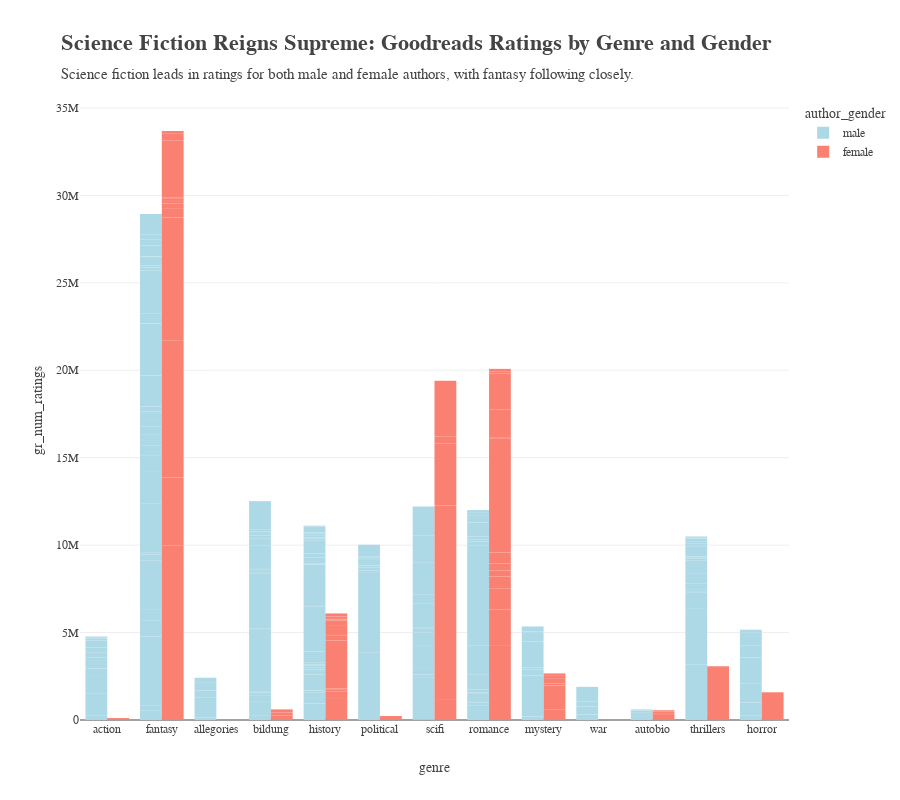
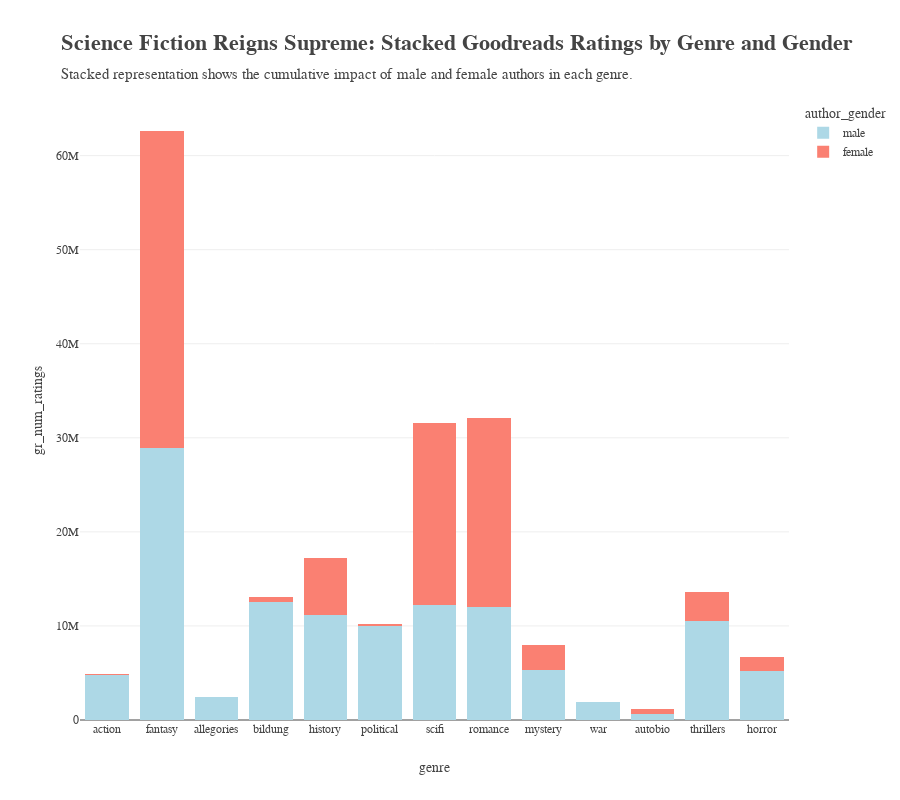

The cell these charts' notebook holds for them, in order:
### Markdown cell above
4. Convert the bar plot of Example 3 into grouped and stacked bar plots.

### Code cell
# grouped bar plot
fig_grouped = px.bar(
    df_fig2,
    x='genre',
    y='gr_num_ratings',
    color='author_gender',  # Group by gender instead of faceting
    barmode='group',  # Ensures bars are placed side-by-side
    height=800,
    width=900,
    color_discrete_sequence=['lightblue', 'salmon'],
    template='none',
    title="<b>Fantasy Reigns Supreme: Goodreads Ratings by Genre and Gender</b>",
    subtitle="Fantasy leads in ratings for both male and female authors, with scifi and romance following closely.",
)

fig_grouped.update_layout(
    font_family='Helvetica',
    title_font_family='Baskerville',
    title_font_size=22,
    title_x=0.068,  # Align title
)

fig_grouped.show()

# stacked bar plot
fig_stacked = px.bar(
    df_fig2,
    x='genre',
    y='gr_num_ratings',
    color='author_gender',  # Different colors for gender
    barmode='stack',  # Stacks bars on top of each other
    height=800,
    width=900,
    color_discrete_sequence=['lightblue', 'salmon'],
    template='none',
    title="<b>Fantasy Reigns Supreme: Stacked Goodreads Ratings by Genre and Gender</b>",
    subtitle="Stacked representation shows the cumulative impact of male and female authors in each genre.",
)

fig_stacked.update_layout(
    font_family='Helvetica',
    title_font_family='Baskerville',
    title_font_size=22,
    title_x=0.068,  # Align title
)

fig_stacked.show()

### Figure 1 — Plotly figure (JSON) as saved in the notebook; plotly's stock layout.template omitted (floating-point values rounded to 4 significant figures; data arrays with more than 128 entries replaced by an {"elided": "..."} marker saying what was removed)
{"data": [{"alignmentgroup": "True", "hovertemplate": "author_gender=male<br>genre=%{x}<br>gr_num_ratings=%{y}<extra></extra>", "legendgroup": "male", "marker": {"color": "lightblue", "pattern": {"shape": ""}}, "name": "male", "offsetgroup": "male", "orientation": "v", "showlegend": true, "textposition": "auto", "type": "bar", "x": {"elided": "208 str values"}, "xaxis": "x", "y": {"elided": "208 int values"}, "yaxis": "y"}, {"alignmentgroup": "True", "hovertemplate": "author_gender=female<br>genre=%{x}<br>gr_num_ratings=%{y}<extra></extra>", "legendgroup": "female", "marker": {"color": "salmon", "pattern": {"shape": ""}}, "name": "female", "offsetgroup": "female", "orientation": "v", "showlegend": true, "textposition": "auto", "type": "bar", "x": ["romance", "romance", "horror", "political", "romance", "fantasy", "fantasy", "history", "romance", "romance", "fantasy", "fantasy", "scifi", "romance", "history", "fantasy", "romance", "romance", "scifi", "scifi", "fantasy", "fantasy", "romance", "scifi", "history", "history", "history", "mystery", "bildung", "history", "history", "fantasy", "autobio", "scifi", "history", "romance", "mystery", "romance", "scifi", "romance", "autobio", "bildung", "history", "thrillers", "mystery", "fantasy", "fantasy", "mystery", "autobio", "autobio", "mystery", "fantasy", "action", "romance", "history", "mystery", "history", "fantasy", "history", "history", "action", "history", "fantasy", "fantasy", "fantasy", "bildung", "history", "history", "bildung", "mystery", "romance"], "xaxis": "x", "y": [4239555, 2084999, 1585172, 226482, 1184039, 9977698, 3895830, 1205120, 697703, 347543, 4146575, 3665172, 1197521, 398340, 431996, 3360257, 624347, 6536249, 2459417, 8603378, 3683808, 543640, 25288, 3545636, 124507, 37301, 2749154, 616572, 250073, 268115, 48226, 273089, 289969, 389268, 564735, 1609846, 1343305, 1697282, 3203569, 365541, 101148, 188095, 266166, 3072358, 27820, 133037, 57159, 94410, 87422, 77707, 271014, 105462, 51453, 131303, 34582, 211873, 26436, 38794, 72281, 74547, 59554, 10352, 3253828, 422581, 126826, 167240, 92080, 89010, 4279, 99335, 138445], "yaxis": "y"}], "layout": {"barmode": "group", "font": {"family": "Helvetica"}, "height": 800, "legend": {"title": {"text": "author_gender"}, "tracegroupgap": 0}, "title": {"font": {"family": "Baskerville", "size": 22}, "subtitle": {"text": "Science fiction leads in ratings for both male and female authors, with fantasy following closely."}, "text": "<b>Science Fiction Reigns Supreme: Goodreads Ratings by Genre and Gender</b>", "x": 0.068}, "width": 900, "xaxis": {"anchor": "y", "domain": [0, 1], "title": {"text": "genre"}}, "yaxis": {"anchor": "x", "domain": [0, 1], "title": {"text": "gr_num_ratings"}}}}

### Figure 2 — Plotly figure (JSON) as saved in the notebook; plotly's stock layout.template omitted (floating-point values rounded to 4 significant figures; data arrays with more than 128 entries replaced by an {"elided": "..."} marker saying what was removed)
{"data": [{"hovertemplate": "author_gender=male<br>genre=%{x}<br>gr_num_ratings=%{y}<extra></extra>", "legendgroup": "male", "marker": {"color": "lightblue", "pattern": {"shape": ""}}, "name": "male", "orientation": "v", "showlegend": true, "textposition": "auto", "type": "bar", "x": {"elided": "208 str values"}, "xaxis": "x", "y": {"elided": "208 int values"}, "yaxis": "y"}, {"hovertemplate": "author_gender=female<br>genre=%{x}<br>gr_num_ratings=%{y}<extra></extra>", "legendgroup": "female", "marker": {"color": "salmon", "pattern": {"shape": ""}}, "name": "female", "orientation": "v", "showlegend": true, "textposition": "auto", "type": "bar", "x": ["romance", "romance", "horror", "political", "romance", "fantasy", "fantasy", "history", "romance", "romance", "fantasy", "fantasy", "scifi", "romance", "history", "fantasy", "romance", "romance", "scifi", "scifi", "fantasy", "fantasy", "romance", "scifi", "history", "history", "history", "mystery", "bildung", "history", "history", "fantasy", "autobio", "scifi", "history", "romance", "mystery", "romance", "scifi", "romance", "autobio", "bildung", "history", "thrillers", "mystery", "fantasy", "fantasy", "mystery", "autobio", "autobio", "mystery", "fantasy", "action", "romance", "history", "mystery", "history", "fantasy", "history", "history", "action", "history", "fantasy", "fantasy", "fantasy", "bildung", "history", "history", "bildung", "mystery", "romance"], "xaxis": "x", "y": [4239555, 2084999, 1585172, 226482, 1184039, 9977698, 3895830, 1205120, 697703, 347543, 4146575, 3665172, 1197521, 398340, 431996, 3360257, 624347, 6536249, 2459417, 8603378, 3683808, 543640, 25288, 3545636, 124507, 37301, 2749154, 616572, 250073, 268115, 48226, 273089, 289969, 389268, 564735, 1609846, 1343305, 1697282, 3203569, 365541, 101148, 188095, 266166, 3072358, 27820, 133037, 57159, 94410, 87422, 77707, 271014, 105462, 51453, 131303, 34582, 211873, 26436, 38794, 72281, 74547, 59554, 10352, 3253828, 422581, 126826, 167240, 92080, 89010, 4279, 99335, 138445], "yaxis": "y"}], "layout": {"barmode": "stack", "font": {"family": "Helvetica"}, "height": 800, "legend": {"title": {"text": "author_gender"}, "tracegroupgap": 0}, "title": {"font": {"family": "Baskerville", "size": 22}, "subtitle": {"text": "Stacked representation shows the cumulative impact of male and female authors in each genre."}, "text": "<b>Science Fiction Reigns Supreme: Stacked Goodreads Ratings by Genre and Gender</b>", "x": 0.068}, "width": 900, "xaxis": {"anchor": "y", "domain": [0, 1], "title": {"text": "genre"}}, "yaxis": {"anchor": "x", "domain": [0, 1], "title": {"text": "gr_num_ratings"}}}}
